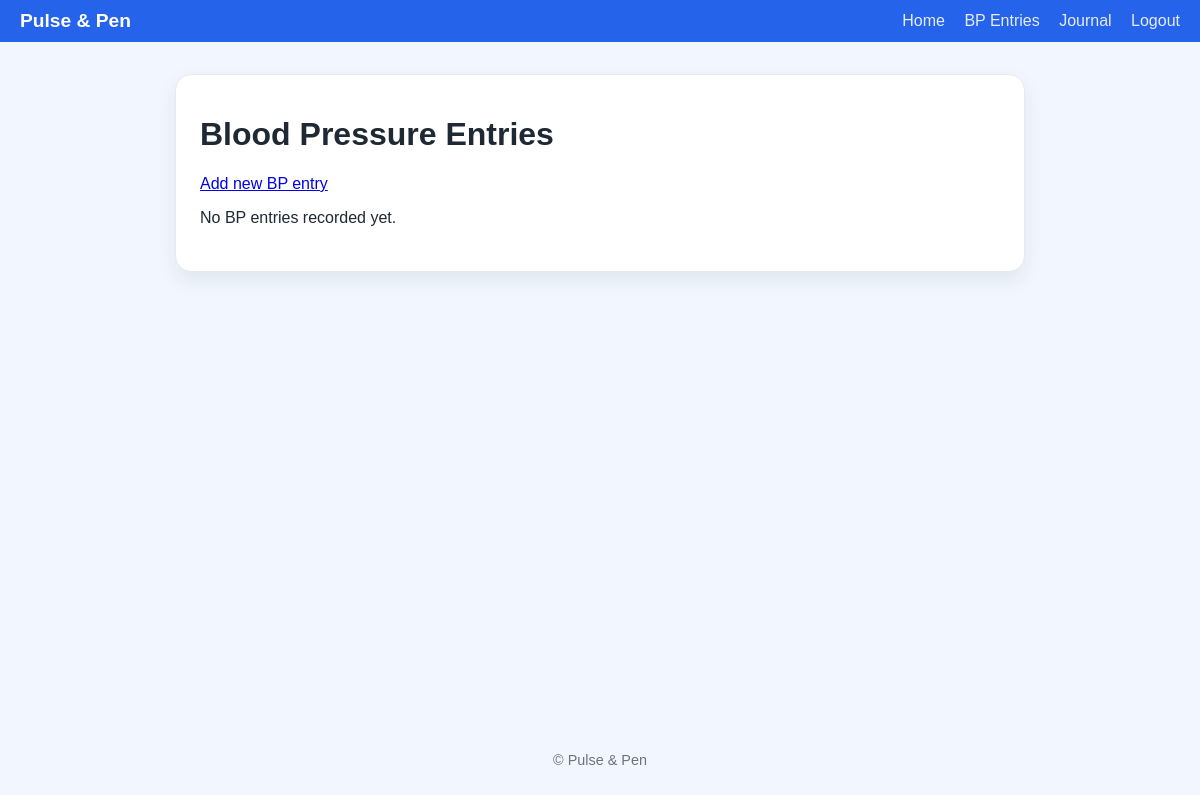
The page /bp/ (signed in) on the database as committed earlier.
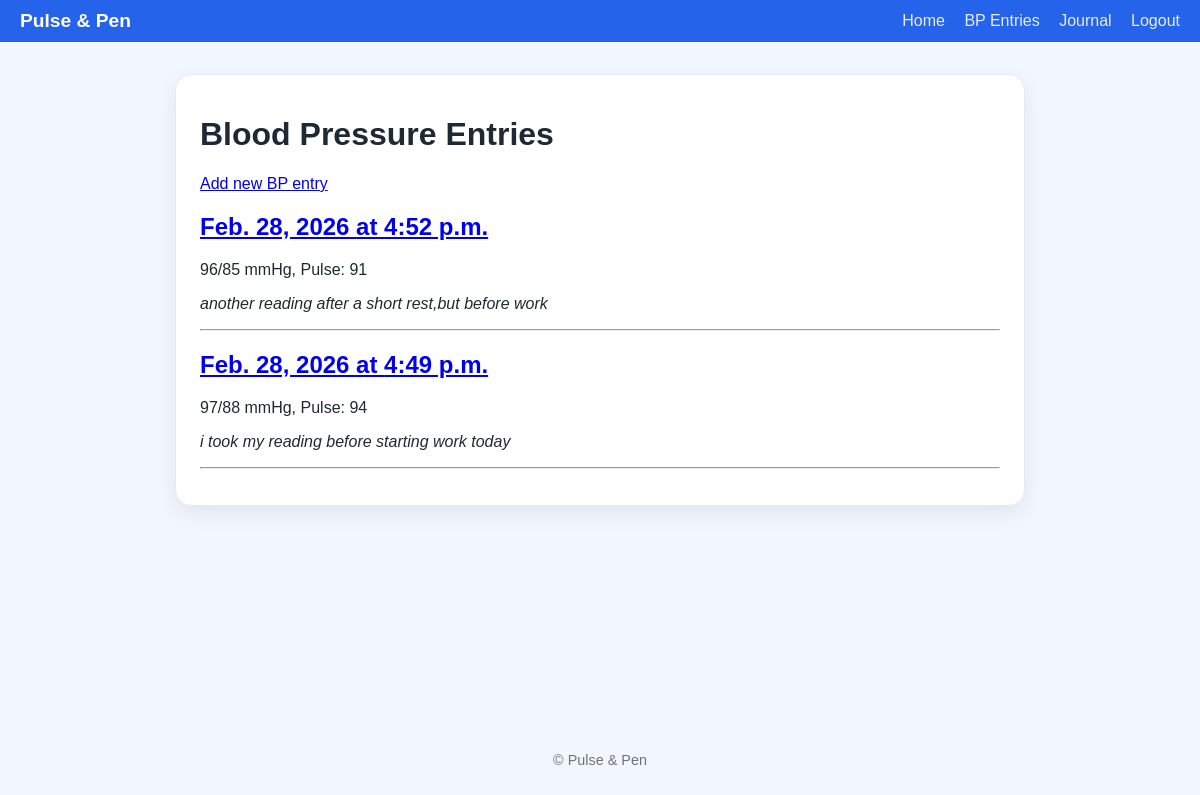
The same page on the database as committed later.
### heartline/models.py (models this page shows, shortened)
class BPEntry(models.Model):
    user = models.ForeignKey(User, on_delete=models.CASCADE)
    date = models.DateField()
    time = models.TimeField()
    systolic = models.IntegerField()
    diastolic = models.IntegerField()
    pulse = models.IntegerField()
    note = models.TextField(blank=True, null=True)

### heartline/views.py (the view)
# urls.py: path('bp/', BPEntryListView.as_view(), name='bpentry-list'),
class BPEntryListView(LoginRequiredMixin, ListView):
    model = BPEntry
    template_name = 'heartline/bpentry_list.html'
    context_object_name = 'bp_entries'
    ordering = ('-date', '-time')
    login_url = 'login'
    def get_queryset(self):
        return BPEntry.objects.filter(user=self.request.user).order_by('-date', '-time')

### heartline/templates/heartline/bpentry_list.html
{% extends 'heartline/base.html' %}
{% block content %}
    <h1>Blood Pressure Entries</h1>
    <p>
        <a href="{% url 'bpentry-create' %}">Add new BP entry</a>
    </p>
    {% for entry in bp_entries %}
        <article>
            <h2>
                <a href="{% url 'bpentry-detail' entry.pk %}">
                    {{ entry.date }} at {{ entry.time }}
                </a>
            </h2>
            <p>
                {{ entry.systolic }}/{{ entry.diastolic }} mmHg,
                Pulse: {{ entry.pulse }}
            </p>
            {% if entry.note %}
                <p><em>{{ entry.note }}</em></p>
            {% endif %}
        </article>
        <hr>
    {% empty %}
        <p>No BP entries recorded yet.</p>
    {% endfor %}
{% endblock %}

### heartline/templates/heartline/base.html (shortened to what this page needs)
{% load static %}
<!DOCTYPE html>
<html lang="en">
<head>
    <link rel="stylesheet" href="{% static 'heartline/css/style.css' %}">
</head>
<body>
    <header class="navbar">
        <div class="navbar-brand">
            Pulse &amp; Pen
        </div>
        <nav class="navbar-links">
            <a href="#">Home</a>
             <a href="{% url 'bpentry-list' %}">BP Entries</a>
            <a href="#">Journal</a>
            {% if user.is_authenticated %}
            <form method="post" action="{% url 'logout' %}" style="display: inline;">
                <button type="submit" class="navbar-logout-button">Logout</button>
            </form>
        {% else %}
            <a href="{% url 'login' %}">Login</a>
            <a href="{% url 'register' %}">Register</a>
        {% endif %}
        </nav>
    </header>
    <main class="page-main">
        <div class="container">
            {% block content %}
            {% endblock %}
        </div>
    </main>
    <footer class="footer">
        <p>&copy; Pulse &amp; Pen</p>
    </footer>
</body>
</html>

### heartline/static/heartline/css/style.css (style rules this page uses)
body { margin: 0; font-family: Arial, sans-serif; background-color: #f2f7ff; color: #1f2933; min-height: 100vh; display: flex; flex-direction: column; }
.navbar { display: flex; justify-content: space-between; align-items: center; background-color: #2563eb; padding: 10px 20px; }
.navbar-brand { font-weight: bold; font-size: 1.2rem; color: #ffffff; }
.navbar-links a { color: #e5ecff; margin-left: 15px; text-decoration: none; }
.navbar-logout-button { background: none; border: none; color: #e5ecff; margin-left: 15px; padding: 0; font: inherit; cursor: pointer; }
.page-main { flex: 1; display: flex; justify-content: center; align-items: flex-start; padding-bottom: 24px; }
.container { max-width: 800px; width: 100%; margin-top: 32px; padding: 20px 24px 28px; background-color: #ffffff; border-radius: 16px; box-shadow: 0 8px 20px rgba(15, 23, 42, 0.08); border: 1px solid #e5e9f5; }
.footer { text-align: center; padding: 10px 0 18px; background-color: transparent; color: #6b7280; font-size: 0.9rem; margin-top: 0; }

Rows that differ between the two databases and show on the page:
added BPEntry: date "Feb. 28, 2026", time "4:52 p.m.", systolic "96", diastolic "85", pulse "91", note "another reading after a short rest,but before work"
added BPEntry: date "Feb. 28, 2026", time "4:49 p.m.", systolic "97", diastolic "88", pulse "94", note "i took my reading before starting work today"
Other text that changed with them:
text no longer shown: "No BP entries recorded yet."
